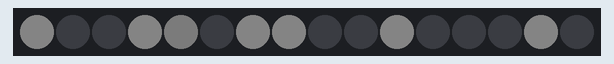
This sketch was run on a simulated Arduino Uno, built with avr-gcc and run on an emulated ATmega328P. Shown: 16 RGB LEDs in strip order, left to right. Dim RGB values are drawn brighter than linear.

Above: at 0.13 s.
At 0.64 s:
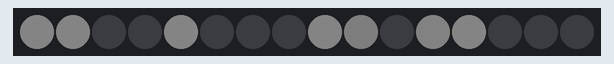
At 1.4 s:
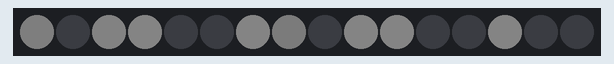

Measured:
- by itself, everything shown: repeats every 1.5 s, in 6 steps

The sketch:

trap.ino
```cpp
/*

*/
#include "Tlc5940.h"

#define NUM_LEDS 5

struct Color {
  int red;
  int green;
  int blue;
};

struct Led {
  int red;
  int green;
  int blue;
};

Color RED    = { 255, 0, 0 };
Color ORANGE = { 255, 127, 0 };
Color YELLOW = { 255, 255, 0 };
Color GREEN  = { 0, 255, 0 };
Color BLUE   = { 0, 0, 255 };
Color VIOLET = { 148, 0, 211 };

Color rainbow[] = { RED, ORANGE, YELLOW, GREEN, BLUE, VIOLET };

void setColor(Led led, Color color) {
  // Can multiply each color by a brightness factor up to 16
  //   16 * 255 = 4080 (can go up to 4095...)
  //   As for color, what's important is the ratio between them
  //   which the RGB codes contain.
  float brightnessFactor = 0.5;
  Tlc.set(led.red, color.red * brightnessFactor);
  Tlc.set(led.green, color.green * brightnessFactor);
  Tlc.set(led.blue, color.blue * brightnessFactor);
}

void cycleColors(int numLeds, Color colors[], int duration) {
  for(int i=0; i<6; i++) {
    for(int l=0; l<numLeds; l++) {
      int color = (i + l) % 6;
      Led led = { l * 3, l*3+1, l*3+2 };
      setColor(led, colors[color]) ;
    }
    Tlc.update();
    delay(duration);
  }
}

void setup() {
  Tlc.init();
}

void loop() {
  Tlc.clear();

  cycleColors(NUM_LEDS, rainbow, 250);
}
```
